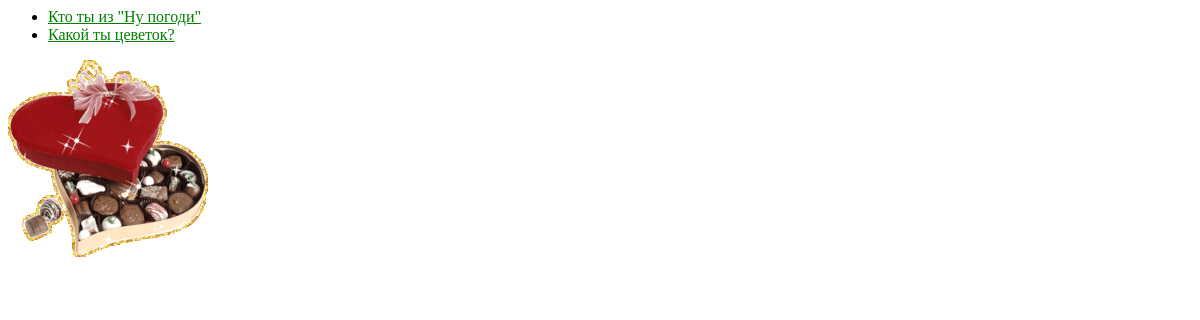
Before: / with the older database file.
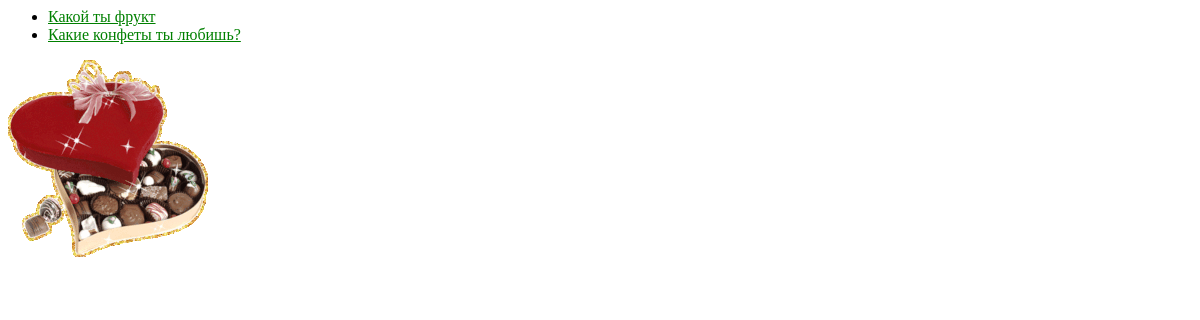
After: the same page with the newer database file.
### polls/models.py (models this page shows, shortened)
class Question(models.Model):
    question_text = models.CharField('Вопрос', max_length=200)
    pub_date = models.DateTimeField('Дата публикации')
    class Meta:
        verbose_name = "Вопрос"
        verbose_name_plural = "Вопросы"

### polls/views.py (the view)
# urls.py: path('', views.IndexView.as_view(), name='index'),
class IndexView(generic.ListView):
    template_name = 'polls/index.html'
    context_object_name = 'latest_question_list'
    def get_queryset(self):
        return Question.objects.filter(
        pub_date__lte=timezone.now()
        ).order_by('-pub_date')[:5]

### templates/polls/index.html (shortened to what this page needs)
{% load static %}
<head>
	<link rel="stylesheet" href="{% static 'polls/style.css' %}">
</head>
{% if latest_question_list %}
	<ul>
	{% for question in latest_question_list %}
		<li><a href="{% url 'polls:detail' question.id %}">{{ question.question_text }}</a></li>
	{% endfor %}
	</ul>
	<img src="{% static 'images/sweet.gif' %}" alt="Конфеты">
{% else %}
	<p>No polls are available.</p>
{% endif %}

### static/polls/style.css (style rules this page uses)
li a { color: green; }

Changed rows visible on the page:
removed Question: question_text "Кто ты из \"Ну погоди\""
removed Question: question_text "Какой ты цеветок?"
added Question: question_text "Какой ты фрукт"
added Question: question_text "Какие конфеты ты любишь?"
